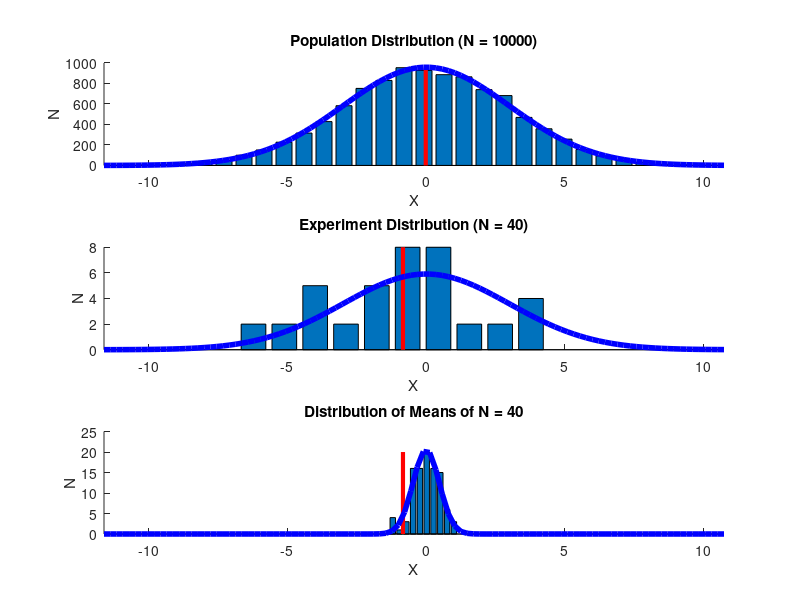
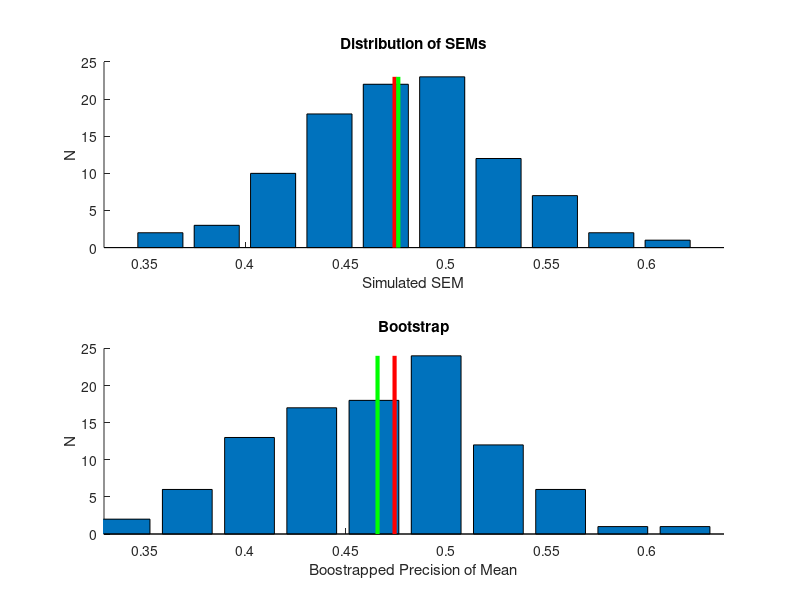

Reproduce these figures in MATLAB, in order.
% semBootstrapTutorial
%
% Demonstrate the relationship between the standard 
% deviation and standard error.  Then show that
% we can also use bootstrapping to estimate the
% precision to which the mean is measured and that
% for this simple case it agrees with what you get
% from using the SEM.
%
% 6/10/09  tyl  Wrote it.
% 6/12/09  dhb  Review and clean.
% 9/19/11  dhb  Save plots.  Remove Ranint and replace with unidrnd.

%% Clean out
clear; close all;
format short
format compact

%% Draw 'population' distribution.  In this case, it's a
% normal distribution with specified mean and sd.  Make
% a nice plot of the population.
theoreticalMean = 0;
theoreticalSd = 3;
nPopulationDraws = 10000;
populationX = normrnd(theoreticalMean,theoreticalSd,nPopulationDraws,1);
populationMean = mean(populationX);       
populationSd = std(populationX);

% Plot population distribution, along with theoretical curve (in blue) from the
% normal pdf that generated it.  Red bar is mean of population
% distribution, which should be near the specified theoretical mean.
histFig = figure; clf; 
subplot(3,1,1); hold on
nBins = 30;
[n,bins] = hist(populationX,nBins);
bar(bins,n);
minX = min(bins)-(bins(2)-bins(1)); maxX = max(bins)+(bins(2)-bins(1));
fineBins = linspace(minX,maxX,100);
plot([populationMean populationMean],[0 max(n)],'r','LineWidth',3);
theoreticalPdf = nPopulationDraws*(bins(2)-bins(1))*normpdf(fineBins,theoreticalMean,theoreticalSd);
plot(fineBins,theoreticalPdf,'b','LineWidth',4);
xlabel('X'); ylabel('N'); title(sprintf('Population Distribution (N = %d)',nPopulationDraws));
xlim([minX,maxX]);

%% Suppose we ran an experiment and got some subset of data from
%this underlying distribution, with its own mean and standard deviation.
nExperimentDraws = 40;
index = unidrnd(nPopulationDraws,nExperimentDraws,1);
experimentX = populationX(index);
experimentMean = mean(experimentX);
experimentSd = std(experimentX);

% Plot the experimental draws.  The blue curve is the underlying
% theoretical distribution from which the population was drawn.
% The red bar is the experimental mean.
figure(histFig);
subplot(3,1,2); hold on
nBins = 10;
[n,bins] = hist(experimentX,nBins);
bar(bins,n);
plot([experimentMean experimentMean],[0 max(n)],'r','LineWidth',3);
theoreticalPdf = nExperimentDraws*(bins(2)-bins(1))*normpdf(fineBins,theoreticalMean,theoreticalSd);
plot(fineBins,theoreticalPdf,'b','LineWidth',4);
xlabel('X'); ylabel('N'); title(sprintf('Experiment Distribution (N = %d)',nExperimentDraws));
xlim([minX,maxX]);

%% Simulation of multiple experiments.
% How confident are we that the mean from our sampled distribution, xbarhat,
% reflects the true mean of the underlying process?
%
% Suppose we repeat the above experiment many times, each time getting a new subset
% of data from the original underlying distribution, with a new xbarhat and
% new sdhat.
nSimulatedExps = 100;
for w = 1:nSimulatedExps
	index = unidrnd(nPopulationDraws,nExperimentDraws,1);
    simulatedX{w} = populationX(index);
    simulatedMeans(w) = mean(simulatedX{w});
    simulatedSds(w) = std(simulatedX{w});
end
meanOfSimulatedMeans = mean(simulatedMeans);
stdOfSimulatedMeans = std(simulatedMeans);

% This plot shows the means obtained from repeats of the simulated
% experiment.  There is some scatter to these means that arises
% because the exact draws vary for each simulated experiment.
% The red bar in the plot shows the mean from the original version
% of the experiment. 
%
% Often one wants to know how precisely a mean has been measured.
% The distribution shown in the plot gives a sense for this.  Note
% that the simulated distribution of means is well fit by the
% blue curve.  This curve was generated from the orignal theoretical
% distribution simply be reducing the standard deviation by the
% square root of the number of experimental draws.
figure(histFig);
subplot(3,1,3); hold on
nBins = 10;
[n,bins] = hist(simulatedMeans,nBins);
bar(bins,n);
plot([experimentMean experimentMean],[0 max(n)],'r','LineWidth',3);
theoreticalPdf = nSimulatedExps*(bins(2)-bins(1))*normpdf(fineBins,theoreticalMean,theoreticalSd/sqrt(nExperimentDraws));
plot(fineBins,theoreticalPdf,'b','LineWidth',4);
xlabel('X'); ylabel('N'); title(sprintf('Distribution of Means of N = %d',nExperimentDraws));
xlim([minX,maxX]);
if (exist('FigureSave','file'))
    FigureSave('ExperimentDrawHistos',histFig,'pdf');
end

%% SEM
% The standard error of the mean (SEM) is an estimate of the precision
% which a mean has been measured.  It is obtained by dividing the
% standard deviation of the measurements from which the mean was
% computed by the square root of the number of measurements.
%
% For each simulated experiment, compute the SEM.
simulatedSEMs = simulatedSds/sqrt(nExperimentDraws);

% The plot shows the distribution of SEMs we get from
% multiple simulations of the experiment.  The red
% bar is the theoretical value of the precision. The
% green bar shows the mean of the simulated SEMs.
semFig = figure; clf;
subplot(2,1,1); hold on
nBins = 10;
[n,bins] = hist(simulatedSEMs,nBins);
bar(bins,n);
minX = min(bins)-(bins(2)-bins(1)); maxX = max(bins)+(bins(2)-bins(1));
plot([theoreticalSd/sqrt(nExperimentDraws) theoreticalSd/sqrt(nExperimentDraws)],[0 max(n)],'r','LineWidth',3);
plot([mean(simulatedSEMs) mean(simulatedSEMs)],[0 max(n)],'g','LineWidth',3);

xlabel('Simulated SEM'); ylabel('N'); title('Distribution of SEMs');
xlim([minX,maxX]);

%% Bootstrapping procedure
% Estimate precision of mean by bootstrapping.  Here, for each simulated
% experiment, we resample from the data for that experiment, compute the
% mean for each resampling, and then take the standard deviation (not SEM)
% of the means to get an estimate of the standard error of the mean.
nBootstraps = 200;
for w = 1:nSimulatedExps
    for b = 1:nBootstraps
        index = unidrnd(nExperimentDraws,nExperimentDraws,1);
        bootstrapX = simulatedX{w}(index);
        bootstrapMeans(w,b) = mean(bootstrapX);
    end
    bootstrapEstimatesOfPrecision(w) = std(bootstrapMeans(w,:));  
end

% Plot the boostrapped estimates of the precision to which the
% means were measured.  Note similarity to what you get by
% computing the standard error of the mean.
%
% The bootstrap procedure has two advantages over just computing
% the standard error of the mean.  The first is that you can
% bootstrap any quantity you estimate from data, whereas the
% analytic formula for the SEM only applies to means.
%
% Second, if you want, you can look at the entire distribution of the
% boostrapped estimates, not just their standard deviation.  This
% can be of interest when the distribution of estimates is not
% approximately normal.  [This is not done here.]
subplot(2,1,2); hold on
nBins = 10;
[n,bins] = hist(bootstrapEstimatesOfPrecision,nBins);
bar(bins,n);
plot([theoreticalSd/sqrt(nExperimentDraws) theoreticalSd/sqrt(nExperimentDraws)],[0 max(n)],'r','LineWidth',3);
plot([mean(bootstrapEstimatesOfPrecision) mean(bootstrapEstimatesOfPrecision)],[0 max(n)],'g','LineWidth',3);
xlabel('Boostrapped Precision of Mean'); ylabel('N'); title('Bootstrap');
xlim([minX,maxX]);
if (exist('FigureSave','file'))
    FigureSave('BootstrappedSEMs',semFig,'pdf');
end


